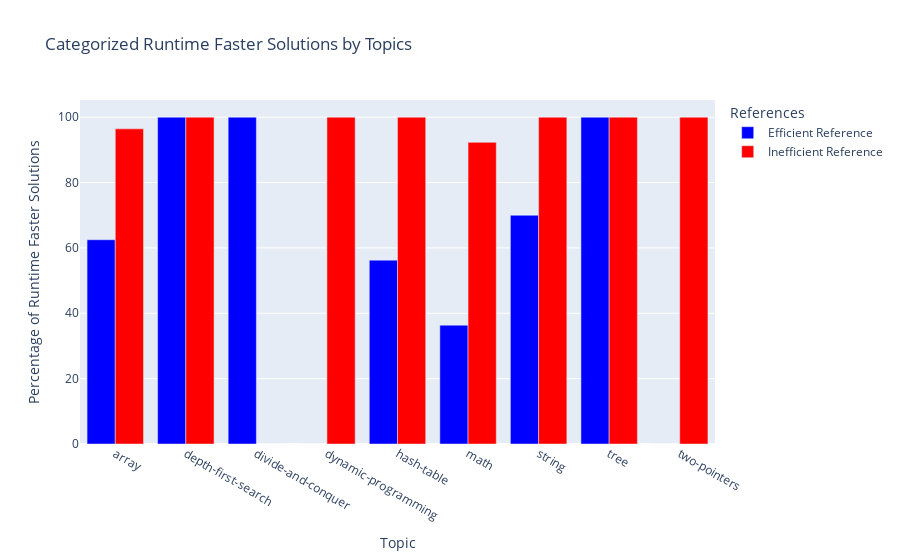
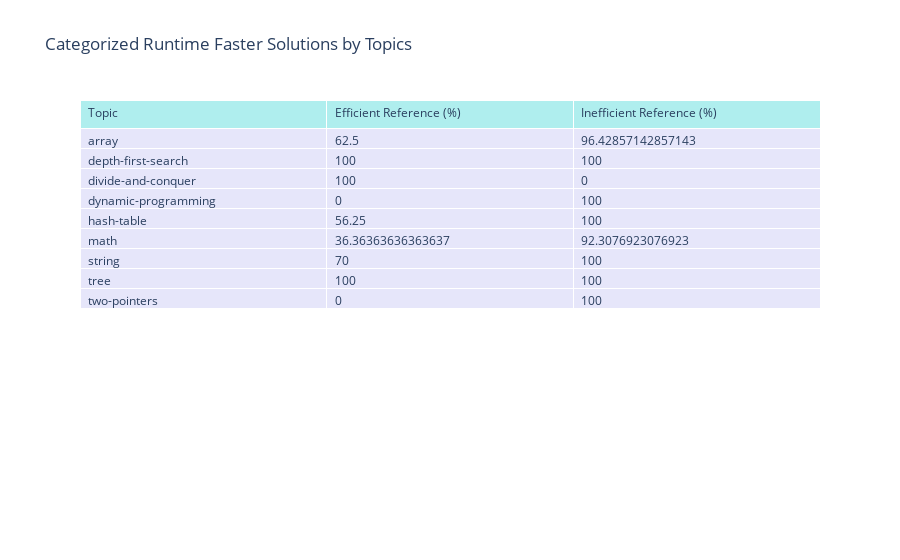

Notebook cell for these charts, in order:
### Code cell
import pandas as pd
import plotly.graph_objects as go

llama_codegen_file_1 = f"{curr_dir}/dataset/P1/balanced_samples_llama_codegen_submissions.json"
llama_diff_with_rt_eff = get_diff(llama_codegen_file_1, REFERENCE_FILE_RT_EFF)
llama_diff_with_rt_ineff = get_diff(llama_codegen_file_1, REFERENCE_FILE_RT_INEFF)

# Print percentage of generated code faster than reference solutions
print("Percentage of Generated Code Faster than Runtime Efficient Reference Solution:", llama_diff_with_rt_eff["percentage_runtime_faster_solutions"])
print("Percentage of Generated Code Faster than Runtime Inefficient Reference Solution:", llama_diff_with_rt_ineff["percentage_runtime_faster_solutions"])

# Convert categorized runtime faster solutions by topics into DataFrames
topics_eff = pd.DataFrame(
    {'Topic': list(llama_diff_with_rt_eff["categorized_rt_faster_solutions_by_topics"]['topics']),
     'Percentage': list(llama_diff_with_rt_eff["categorized_rt_faster_solutions_by_topics"]['percentage_runtime_faster_solutions'])}
)

topics_ineff = pd.DataFrame(
    {'Topic': list(llama_diff_with_rt_ineff["categorized_rt_faster_solutions_by_topics"]['topics']),
     'Percentage': list(llama_diff_with_rt_ineff["categorized_rt_faster_solutions_by_topics"]['percentage_runtime_faster_solutions'])}
)

# Ensure both DataFrames have the same topics
topics = sorted(set(topics_eff['Topic']).union(set(topics_ineff['Topic'])))
topics_eff = topics_eff.set_index('Topic').reindex(topics).fillna(0).reset_index()
topics_ineff = topics_ineff.set_index('Topic').reindex(topics).fillna(0).reset_index()

# ---- Bar Chart: Runtime Faster Solutions by Topics (Grouped) ----
fig = go.Figure()

# Add bars for Efficient Reference
fig.add_trace(go.Bar(
    x=topics_eff['Topic'],
    y=topics_eff['Percentage'],
    name='Efficient Reference',
    marker_color='blue'
))

# Add bars for Inefficient Reference
fig.add_trace(go.Bar(
    x=topics_ineff['Topic'],
    y=topics_ineff['Percentage'],
    name='Inefficient Reference',
    marker_color='red'
))

# Update layout to group the bars and show a legend
fig.update_layout(
    barmode='group',
    title='Categorized Runtime Faster Solutions by Topics',
    xaxis_title='Topic',
    yaxis_title='Percentage of Runtime Faster Solutions',
    xaxis=dict(tickmode='array', tickvals=topics),
    legend_title="References"
)

# Show the plot
fig.show()

# ---- Table: Categorized Runtime Faster Solutions by Topics ----
table_fig = go.Figure(data=[go.Table(
    header=dict(values=['Topic', 'Efficient Reference (%)', 'Inefficient Reference (%)'],
                fill_color='paleturquoise',
                align='left'),
    cells=dict(values=[
        topics_eff['Topic'],
        topics_eff['Percentage'],
        topics_ineff['Percentage']
    ],
    fill_color='lavender',
    align='left'))
])

table_fig.update_layout(title_text="Categorized Runtime Faster Solutions by Topics")
table_fig.show()

# # ---- Print Categorized Runtime Faster Solutions by Difficulty ----
# print("\nCategorized Runtime Faster Solutions by Difficulty (Efficient Reference):")
# print(llama_diff_with_rt_eff["categorized_rt_faster_solutions_by_difficulty"].to_string(index=False))

# print("\nCategorized Runtime Faster Solutions by Difficulty (Inefficient Reference):")
# print(llama_diff_with_rt_ineff["categorized_rt_faster_solutions_by_difficulty"].to_string(index=False))

### Figure 1 — Plotly figure (JSON) as saved in the notebook; plotly's stock layout.template omitted (floating-point values rounded to 4 significant figures)
{"data": [{"marker": {"color": "blue"}, "name": "Efficient Reference", "type": "bar", "x": ["array", "depth-first-search", "divide-and-conquer", "dynamic-programming", "hash-table", "math", "string", "tree", "two-pointers"], "y": [62.5, 100.0, 100.0, 0.0, 56.25, 36.36, 70.0, 100.0, 0.0]}, {"marker": {"color": "red"}, "name": "Inefficient Reference", "type": "bar", "x": ["array", "depth-first-search", "divide-and-conquer", "dynamic-programming", "hash-table", "math", "string", "tree", "two-pointers"], "y": [96.43, 100.0, 0.0, 100.0, 100.0, 92.31, 100.0, 100.0, 100.0]}], "layout": {"barmode": "group", "legend": {"title": {"text": "References"}}, "title": {"text": "Categorized Runtime Faster Solutions by Topics"}, "xaxis": {"tickmode": "array", "tickvals": ["array", "depth-first-search", "divide-and-conquer", "dynamic-programming", "hash-table", "math", "string", "tree", "two-pointers"], "title": {"text": "Topic"}}, "yaxis": {"title": {"text": "Percentage of Runtime Faster Solutions"}}}}

### Figure 2 — Plotly figure (JSON) as saved in the notebook; plotly's stock layout.template omitted (floating-point values rounded to 4 significant figures)
{"data": [{"cells": {"align": "left", "fill": {"color": "lavender"}, "values": [["array", "depth-first-search", "divide-and-conquer", "dynamic-programming", "hash-table", "math", "string", "tree", "two-pointers"], [62.5, 100, 100, 0, 56.25, 36.36, 70, 100, 0], [96.43, 100, 0, 100, 100, 92.31, 100, 100, 100]]}, "header": {"align": "left", "fill": {"color": "paleturquoise"}, "values": ["Topic", "Efficient Reference (%)", "Inefficient Reference (%)"]}, "type": "table"}], "layout": {"title": {"text": "Categorized Runtime Faster Solutions by Topics"}}}
